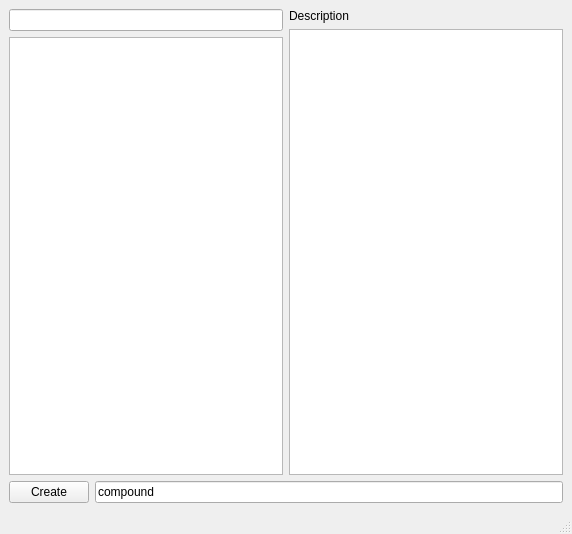
<?xml version="1.0" encoding="UTF-8"?>
<ui version="4.0">
 <class>MainWindow</class>
 <widget class="QMainWindow" name="MainWindow">
  <property name="geometry">
   <rect>
    <x>0</x>
    <y>0</y>
    <width>572</width>
    <height>534</height>
   </rect>
  </property>
  <property name="windowTitle">
   <string>Compound Library</string>
  </property>
  <widget class="QWidget" name="centralwidget">
   <layout class="QVBoxLayout" name="verticalLayout_4">
    <item>
     <layout class="QHBoxLayout" name="horizontalLayout">
      <item>
       <layout class="QVBoxLayout" name="verticalLayout">
        <item>
         <widget class="QLineEdit" name="lineEdit_compounds_search"/>
        </item>
        <item>
         <widget class="QTableView" name="tableView_compounds">
          <property name="selectionBehavior">
           <enum>QAbstractItemView::SelectRows</enum>
          </property>
         </widget>
        </item>
       </layout>
      </item>
      <item>
       <layout class="QVBoxLayout" name="verticalLayout_3">
        <item>
         <widget class="QLabel" name="label_description">
          <property name="text">
           <string>Description</string>
          </property>
         </widget>
        </item>
        <item>
         <widget class="QPlainTextEdit" name="plainTextEdit_details">
          <property name="readOnly">
           <bool>true</bool>
          </property>
         </widget>
        </item>
       </layout>
      </item>
     </layout>
    </item>
    <item>
     <layout class="QHBoxLayout" name="horizontalLayout_2">
      <item>
       <widget class="QPushButton" name="pushButton_create">
        <property name="text">
         <string>Create</string>
        </property>
       </widget>
      </item>
      <item>
       <widget class="QLineEdit" name="lineEdit_create_namespace">
        <property name="text">
         <string>compound</string>
        </property>
       </widget>
      </item>
     </layout>
    </item>
   </layout>
  </widget>
  <widget class="QMenuBar" name="menubar">
   <property name="geometry">
    <rect>
     <x>0</x>
     <y>0</y>
     <width>572</width>
     <height>20</height>
    </rect>
   </property>
  </widget>
  <widget class="QStatusBar" name="statusbar"/>
 </widget>
 <resources/>
 <connections/>
</ui>
